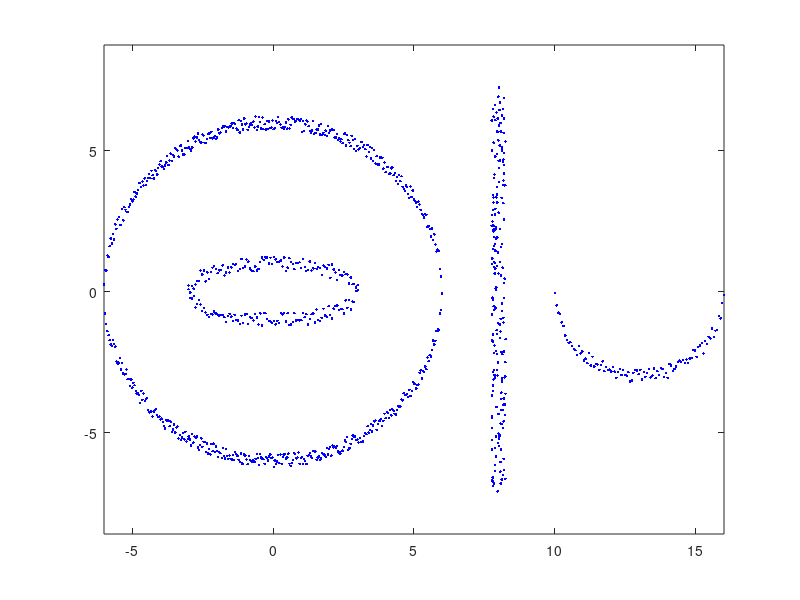

Source code (MATLAB): (Note: this script raises an error after producing the figure.)
close('all');
clear

rand('seed',0)
n_points=[600 200 200 100]; %Points per cluster
noise=.5;
X6=[];
% Construction of the 1st cluster (circle, center (0,0), R=6)
R=6;
mini=-R;
maxi=R;
step=(maxi-mini)/(fix(n_points(1)/2)-1);
for x=mini:step:maxi
    y1=sqrt(R^2-x^2)+noise*(rand-.5);
    y2=-sqrt(R^2-x^2)+noise*(rand-.5);
    X6=[X6; x y1; x y2];
end

a=3;
b=1;
mini=-a;
maxi=a;
step=(maxi-mini)/(fix(n_points(2)/2)-1);
for x=mini:step:maxi
    y1=b*sqrt(1-x^2/a^2)+noise*(rand-.5);
    y2=-b*sqrt(1-x^2/a^2)+noise*(rand-.5);
    X6=[X6; x y1; x y2];
end

mini=-7;
maxi=7;
step=(maxi-mini)/(n_points(3)-1);
x_coord=8;
for y=mini:step:maxi
    X6=[X6; x_coord+noise*(rand-.5) y+noise*(rand-.5)];
end

R=3;
x_center=13;
mini=x_center-R;
maxi=x_center+R;
step=(maxi-mini)/(n_points(4)-1);
for x=mini:step:maxi
    y=-sqrt(R^2-(x-x_center)^2)+noise*(rand-.5);
    X6=[X6; x y];
end
X6=X6';

figure(1), plot(X6(1,:),X6(2,:),'.b')
figure(1), axis equal

m=4;
[l,N]=size(X6);
rand('seed',0)
theta_ini=rand(l,m);
[theta,bel,J]=k_means(X6,theta_ini);

figure(2), hold on
figure(2), plot(X6(1,bel==1),X6(2,bel==1),'r.',...
X6(1,bel==2),X6(2,bel==2),'g*',X6(1,bel==3),X6(2,bel==3),'bo',...
X6(1,bel==4),X6(2,bel==4),'cx',X6(1,bel==5),X6(2,bel==5),'md',...
X6(1,bel==6),X6(2,bel==6),'yp',X6(1,bel==7),X6(2,bel==7),'ks')
figure(2), plot(theta(1,:),theta(2,:),'k+')
figure(2), axis equal